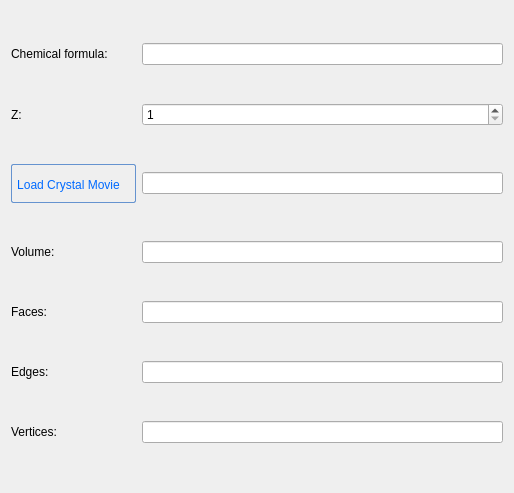
<?xml version="1.0" encoding="UTF-8"?>
<ui version="4.0">
 <class>SampleShapePropertyWidget</class>
 <widget class="QWidget" name="SampleShapePropertyWidget">
  <property name="geometry">
   <rect>
    <x>0</x>
    <y>0</y>
    <width>514</width>
    <height>493</height>
   </rect>
  </property>
  <property name="windowTitle">
   <string>Form</string>
  </property>
  <layout class="QGridLayout" name="gridLayout">
   <item row="0" column="0">
    <widget class="QLabel" name="label">
     <property name="text">
      <string>Chemical formula:</string>
     </property>
    </widget>
   </item>
   <item row="2" column="0">
    <widget class="QPushButton" name="pushButton_Info">
     <property name="toolTip">
      <string>&lt;html&gt;&lt;head/&gt;&lt;body&gt;&lt;p&gt;Load a info file containing Video&lt;/p&gt;&lt;/body&gt;&lt;/html&gt;</string>
     </property>
     <property name="styleSheet">
      <string notr="true">QPushButton:hover{
        background: qlineargradient(x1 : 0, y1 : 0, x2 : 0, y2 :   1, stop :   0.0 #ffd9aa,
                stop :   0.5 #ffbb6e, stop :   0.55 #feae42, stop :   1.0 #fedb74);
}

QPushButton {
        border: 1px solid #6593cf;
        border-radius: 2px;
        padding: 5px 15px 2px 5px;
        background: qlineargradient(x1 : 0, y1 : 0, x2 : 0, y2 :   1, stop :   0.0 #f5f9ff,
                stop :   0.5 #c7dfff, stop :   0.55 #afd2ff, stop :   1.0 #c0dbff);
        color: #006aff;
        font: bold large &quot;Arial&quot;;
        height: 30px;
}




QPushButton:pressed {
        background: qlineargradient(x1 : 0, y1 : 0, x2 : 0, y2 :   1, stop :   0.0 #c0dbff,
        stop :   0.5 #cfd26f, stop :   0.55 #c7df6f, stop :   1.0 #f5f9ff);
        padding-top: 2px;
        padding-left: 3px;

}


QPushButton:on {
        background: qlineargradient(x1 : 0, y1 : 0, x2 : 0, y2 :   1, stop :   0.0 #5AA72D,
        stop :   0.5 #B3E296, stop :   0.55 #B3E296, stop :   1.0 #f5f9ff);
        padding-top: 2px;
        padding-left: 3px;
}

QPushButton:disabled {
        background: transparent #e5e9ee;
        padding-top: 2px;        
        padding-left: 3px;
        color: black;
}
</string>
     </property>
     <property name="text">
      <string>Load Crystal Movie</string>
     </property>
    </widget>
   </item>
   <item row="1" column="0">
    <widget class="QLabel" name="label_2">
     <property name="text">
      <string>Z:</string>
     </property>
    </widget>
   </item>
   <item row="1" column="1">
    <widget class="QSpinBox" name="spinBox_Z">
     <property name="minimum">
      <number>1</number>
     </property>
     <property name="maximum">
      <number>1000</number>
     </property>
    </widget>
   </item>
   <item row="0" column="1">
    <widget class="QLineEdit" name="lineEdit_ChemicalFormula"/>
   </item>
   <item row="3" column="0">
    <widget class="QLabel" name="label_3">
     <property name="text">
      <string>Volume:</string>
     </property>
    </widget>
   </item>
   <item row="4" column="0">
    <widget class="QLabel" name="label_4">
     <property name="text">
      <string>Faces:</string>
     </property>
    </widget>
   </item>
   <item row="5" column="0">
    <widget class="QLabel" name="label_5">
     <property name="text">
      <string>Edges:</string>
     </property>
    </widget>
   </item>
   <item row="6" column="0">
    <widget class="QLabel" name="label_6">
     <property name="text">
      <string>Vertices:</string>
     </property>
    </widget>
   </item>
   <item row="3" column="1">
    <widget class="QLineEdit" name="lineEdit_Volume">
     <property name="readOnly">
      <bool>true</bool>
     </property>
    </widget>
   </item>
   <item row="4" column="1">
    <widget class="QLineEdit" name="lineEdit_Faces">
     <property name="readOnly">
      <bool>true</bool>
     </property>
    </widget>
   </item>
   <item row="5" column="1">
    <widget class="QLineEdit" name="lineEdit_Edges">
     <property name="readOnly">
      <bool>true</bool>
     </property>
    </widget>
   </item>
   <item row="6" column="1">
    <widget class="QLineEdit" name="lineEdit_Vertices">
     <property name="readOnly">
      <bool>true</bool>
     </property>
    </widget>
   </item>
   <item row="2" column="1">
    <widget class="QLineEdit" name="lineEdit_MovieFilename"/>
   </item>
  </layout>
 </widget>
 <tabstops>
  <tabstop>lineEdit_ChemicalFormula</tabstop>
  <tabstop>spinBox_Z</tabstop>
  <tabstop>lineEdit_MovieFilename</tabstop>
  <tabstop>lineEdit_Volume</tabstop>
  <tabstop>lineEdit_Faces</tabstop>
  <tabstop>lineEdit_Edges</tabstop>
  <tabstop>lineEdit_Vertices</tabstop>
  <tabstop>pushButton_Info</tabstop>
 </tabstops>
 <resources/>
 <connections/>
</ui>
